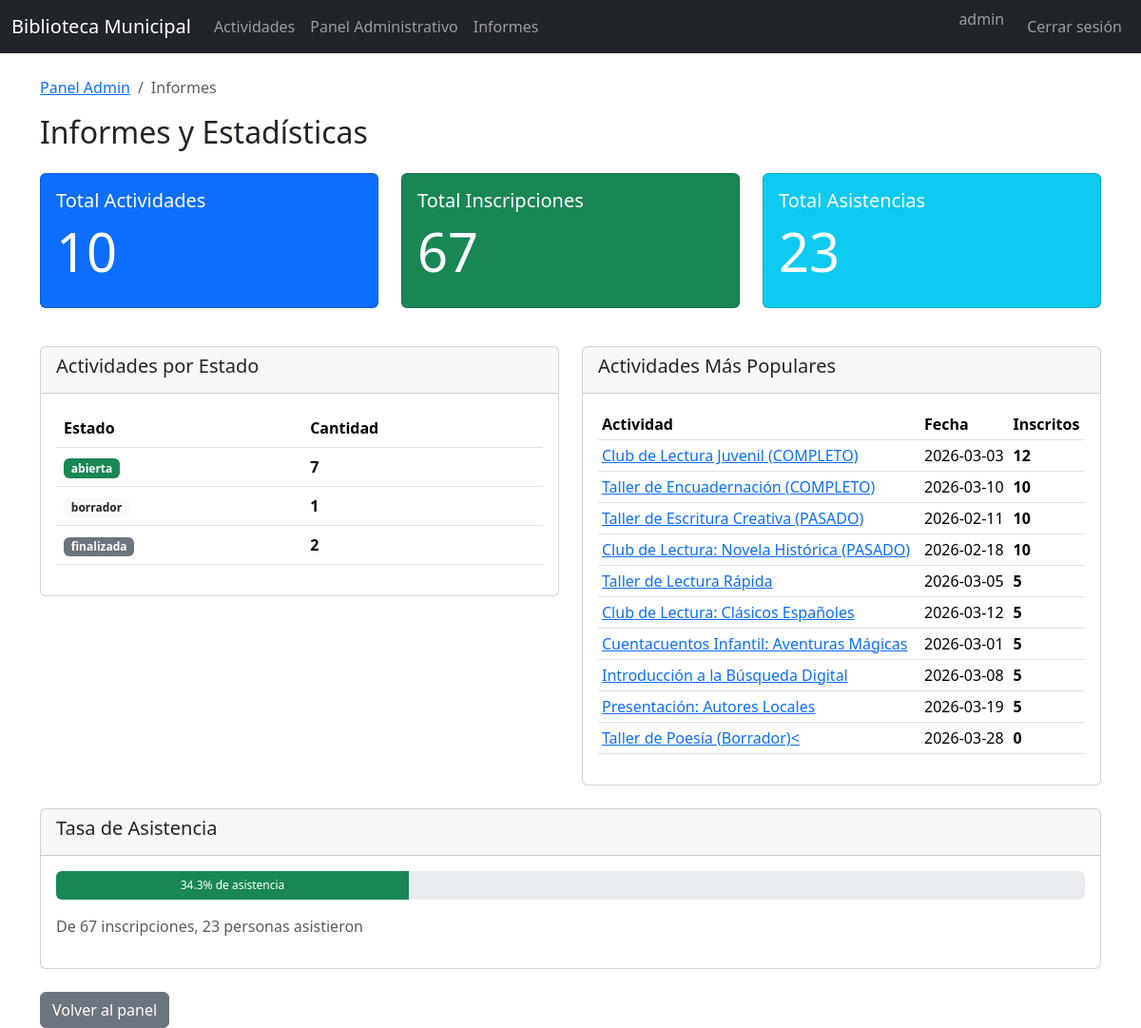
Screenshot of /admin/reports (signed in) with the database file from the repository.
### app/models/user.py (models this page shows, shortened)
class User(db.Model, UserMixin):
    id = db.Column(db.Integer, primary_key=True)
    username = db.Column(db.String(100), unique=True, nullable=False)
    password_hash = db.Column(db.String(255), nullable=False)
    role = db.Column(db.String(50), nullable=False)
    name = db.Column(db.String(200), nullable=True)  # Full name for normal users
    email = db.Column(db.String(200), unique=True, nullable=True)  # Email for normal users
    phone = db.Column(db.String(20), nullable=True)  # Phone for normal users

### app/models/activity.py (models this page shows)
class Activity(db.Model):
    id = db.Column(db.Integer, primary_key=True)
    title = db.Column(db.String(200), nullable=False)
    description = db.Column(db.Text)
    type = db.Column(db.String(100))  # Tipo de actividad (taller, club de lectura, etc.)
    date = db.Column(db.Date, nullable=False)
    time = db.Column(db.String(10))  # Hora (formato HH:MM)
    duration = db.Column(db.Integer)  # Duración en minutos
    max_slots = db.Column(db.Integer, nullable=False)
    status = db.Column(db.String(50), default="borrador")
    created_at = db.Column(db.DateTime, default=datetime.utcnow)
    updated_at = db.Column(db.DateTime, default=datetime.utcnow, onupdate=datetime.utcnow)
    enrollments = db.relationship('Enrollment', backref='activity', lazy=True, cascade='all, delete-orphan')

### app/routes/admin.py (the view)
@admin_bp.route("/reports")
@login_required
@admin_required
def reports():
    activities_by_status = db.session.query(
        Activity.status,
        func.count(Activity.id)
    ).group_by(Activity.status).all()
    top_activities = db.session.query(
        Activity,
        func.count(Enrollment.id).label('enrollment_count')
    ).outerjoin(Enrollment).group_by(Activity.id).order_by(func.count(Enrollment.id).desc()).limit(10).all()
    total_activities = Activity.query.count()
    total_enrollments = Enrollment.query.count()
    total_attended = Enrollment.query.filter_by(attended=True).count()
    return render_template("admin/reports.html",
                         activities_by_status=activities_by_status,
                         top_activities=top_activities,
                         total_activities=total_activities,
                         total_enrollments=total_enrollments,
                         total_attended=total_attended)

### app/routes/admin.py (called while the page is built)
def admin_required(f):
    @wraps(f)
    def decorated_function(*args, **kwargs):
        if not current_user.is_authenticated or current_user.role != 'admin':
            flash('No tienes permisos para acceder a esta página', 'error')
            return redirect(url_for('activities.index'))
        return f(*args, **kwargs)
    return decorated_function

### app/templates/admin/reports.html
{% extends "base.html" %}
{% block content %}
<nav aria-label="breadcrumb">
    <ol class="breadcrumb">
        <li class="breadcrumb-item"><a href="{{ url_for('admin.dashboard') }}">Panel Admin</a></li>
        <li class="breadcrumb-item active">Informes</li>
    </ol>
</nav>
<h2>Informes y Estadísticas</h2>
<div class="row mt-4">
    <div class="col-md-4">
        <div class="card text-white bg-primary mb-3">
            <div class="card-body">
                <h5 class="card-title">Total Actividades</h5>
                <h1 class="display-4">{{ total_activities }}</h1>
            </div>
        </div>
    </div>
    <div class="col-md-4">
        <div class="card text-white bg-success mb-3">
            <div class="card-body">
                <h5 class="card-title">Total Inscripciones</h5>
                <h1 class="display-4">{{ total_enrollments }}</h1>
            </div>
        </div>
    </div>
    <div class="col-md-4">
        <div class="card text-white bg-info mb-3">
            <div class="card-body">
                <h5 class="card-title">Total Asistencias</h5>
                <h1 class="display-4">{{ total_attended }}</h1>
            </div>
        </div>
    </div>
</div>
<div class="row mt-4">
    <div class="col-md-6">
        <div class="card">
            <div class="card-header">
                <h5>Actividades por Estado</h5>
            </div>
            <div class="card-body">
                <table class="table">
                    <thead>
                        <tr>
                            <th>Estado</th>
                            <th>Cantidad</th>
                        </tr>
                    </thead>
                    <tbody>
                        {% for status, count in activities_by_status %}
                        <tr>
                            <td>
                                {% if status == 'abierta' %}
                                <span class="badge bg-success">{{ status }}</span>
                                {% elif status == 'cerrada' %}
                                <span class="badge bg-warning">{{ status }}</span>
                                {% elif status == 'finalizada' %}
                                <span class="badge bg-secondary">{{ status }}</span>
                                {% else %}
                                <span class="badge bg-light text-dark">{{ status }}</span>
                                {% endif %}
                            </td>
                            <td><strong>{{ count }}</strong></td>
                        </tr>
                        {% endfor %}
                    </tbody>
                </table>
            </div>
        </div>
    </div>
    <div class="col-md-6">
        <div class="card">
            <div class="card-header">
                <h5>Actividades Más Populares</h5>
            </div>
            <div class="card-body">
                <table class="table table-sm">
                    <thead>
                        <tr>
                            <th>Actividad</th>
                            <th>Fecha</th>
                            <th>Inscritos</th>
                        </tr>
                    </thead>
                    <tbody>
                        {% for activity, count in top_activities %}
                        <tr>
                            <td>
                                <a href="{{ url_for('admin.view_enrollments', activity_id=activity.id) }}">
                                    {{ activity.title }}
                                </a>
                            </td>
                            <td>{{ activity.date }}</td>
                            <td><strong>{{ count }}</strong></td>
                        </tr>
                        {% endfor %}
                    </tbody>
                </table>
            </div>
        </div>
    </div>
</div>
<div class="row mt-4">
    <div class="col-12">
        <div class="card">
            <div class="card-header">
                <h5>Tasa de Asistencia</h5>
            </div>
            <div class="card-body">
                {% if total_enrollments > 0 %}
                <div class="progress" style="height: 30px;">
                    {% set attendance_rate = (total_attended / total_enrollments * 100) | round(1) %}
                    <div class="progress-bar bg-success" role="progressbar"
                         style="width: {{ attendance_rate }}%;"
                         aria-valuenow="{{ attendance_rate }}"
                         aria-valuemin="0" aria-valuemax="100">
                        {{ attendance_rate }}% de asistencia
                    </div>
                </div>
                <p class="mt-3 text-muted">
                    De {{ total_enrollments }} inscripciones, {{ total_attended }} personas asistieron
                </p>
                {% else %}
                <p class="text-muted">No hay datos de asistencia disponibles</p>
                {% endif %}
            </div>
        </div>
    </div>
</div>
<div class="mt-4">
    <a href="{{ url_for('admin.dashboard') }}" class="btn btn-secondary">Volver al panel</a>
</div>
{% endblock %}

### app/templates/base.html (shortened to what this page needs)
<!DOCTYPE html>
<html lang="es">
<head>
    <link href="https://cdn.jsdelivr.net/npm/bootstrap@5.3.2/dist/css/bootstrap.min.css" rel="stylesheet">
</head>
<body>
<nav class="navbar navbar-expand-lg navbar-dark bg-dark mb-4">
    <div class="container-fluid">
        <a class="navbar-brand" href="{{ url_for('activities.index') }}">Biblioteca Municipal</a>
        <div class="collapse navbar-collapse" id="navbarNav">
            <ul class="navbar-nav me-auto">
                <li class="nav-item">
                    <a class="nav-link" href="{{ url_for('activities.index') }}">Actividades</a>
                </li>
                {% if current_user.is_authenticated %}
                <li class="nav-item">
                    <a class="nav-link" href="{{ url_for('admin.dashboard') }}">Panel Administrativo</a>
                </li>
                <li class="nav-item">
                    <a class="nav-link" href="{{ url_for('admin.reports') }}">Informes</a>
                </li>
                {% endif %}
            </ul>
            <ul class="navbar-nav">
                {% if current_user.is_authenticated %}
                <li class="nav-item">
                    <span class="navbar-text me-3">
                         {{ current_user.username }}
                    </span>
                </li>
                <li class="nav-item">
                    <a class="nav-link" href="{{ url_for('auth.logout') }}">Cerrar sesión</a>
                </li>
                {% else %}
                <li class="nav-item">
                    <a class="nav-link" href="{{ url_for('auth.login') }}">Iniciar sesión</a>
                </li>
                {% endif %}
            </ul>
        </div>
    </div>
</nav>
<div class="container">
    {% block content %}{% endblock %}
</div>
</body>
</html>

### rows the page displays
User: username "admin"
Activity: status "abierta", id "7", title "Club de Lectura Juvenil (COMPLETO)", date "2026-03-03", max_slots "12"
Activity: title "Taller de Encuadernación (COMPLETO)", date "2026-03-10", max_slots "10"
Activity: title "Taller de Escritura Creativa (PASADO)", date "2026-02-11", count "10"
Activity: title "Club de Lectura: Novela Histórica (PASADO)", date "2026-02-18", count "10"
Activity: title "Taller de Lectura Rápida", date "2026-03-05", count "5"
Activity: title "Club de Lectura: Clásicos Españoles", date "2026-03-12", count "5"
Activity: title "Cuentacuentos Infantil: Aventuras Mágicas", date "2026-03-01", count "5"
Activity: title "Introducción a la Búsqueda Digital", date "2026-03-08", count "5"
Activity: title "Presentación: Autores Locales", date "2026-03-19", id "5"
Activity: title "Taller de Poesía (Borrador)<", date "2026-03-28", count "0"

### other values shown
{{ total_activities }} "10"
{{ total_enrollments }} "67"
{{ total_attended }} "23"
{{ status }} "borrador"
{{ count }} "1" "2"
{{ status }} "finalizada"
{{ attendance_rate }} "34.3"
